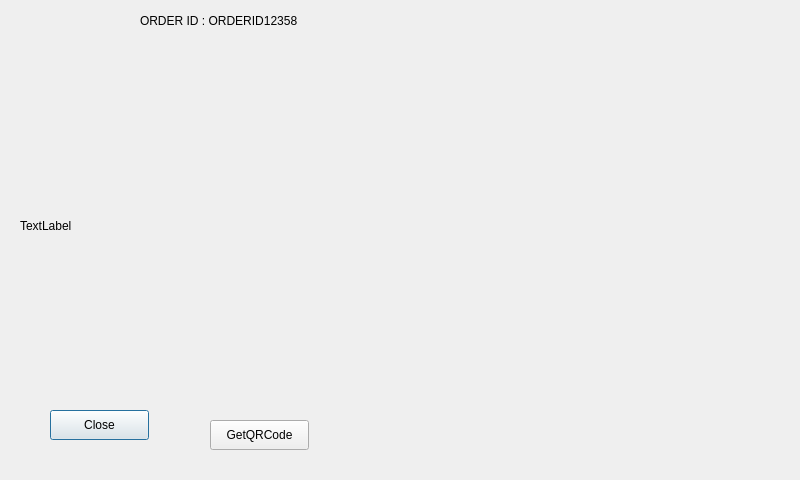
<?xml version="1.0" encoding="UTF-8"?>
<ui version="4.0">
 <class>QRImage2</class>
 <widget class="QDialog" name="QRImage2">
  <property name="geometry">
   <rect>
    <x>0</x>
    <y>0</y>
    <width>800</width>
    <height>480</height>
   </rect>
  </property>
  <property name="windowTitle">
   <string>Dialog</string>
  </property>
  <widget class="QPushButton" name="btnClose">
   <property name="geometry">
    <rect>
     <x>50</x>
     <y>410</y>
     <width>99</width>
     <height>30</height>
    </rect>
   </property>
   <property name="text">
    <string>Close</string>
   </property>
  </widget>
  <widget class="QLabel" name="label">
   <property name="geometry">
    <rect>
     <x>20</x>
     <y>50</y>
     <width>731</width>
     <height>351</height>
    </rect>
   </property>
   <property name="text">
    <string>TextLabel</string>
   </property>
  </widget>
  <widget class="QLabel" name="label_2">
   <property name="geometry">
    <rect>
     <x>140</x>
     <y>10</y>
     <width>251</width>
     <height>22</height>
    </rect>
   </property>
   <property name="text">
    <string>ORDER ID : ORDERID12358 </string>
   </property>
  </widget>
  <widget class="QPushButton" name="btnGetQR">
   <property name="geometry">
    <rect>
     <x>210</x>
     <y>420</y>
     <width>99</width>
     <height>30</height>
    </rect>
   </property>
   <property name="text">
    <string>GetQRCode</string>
   </property>
  </widget>
 </widget>
 <resources/>
 <connections/>
</ui>
